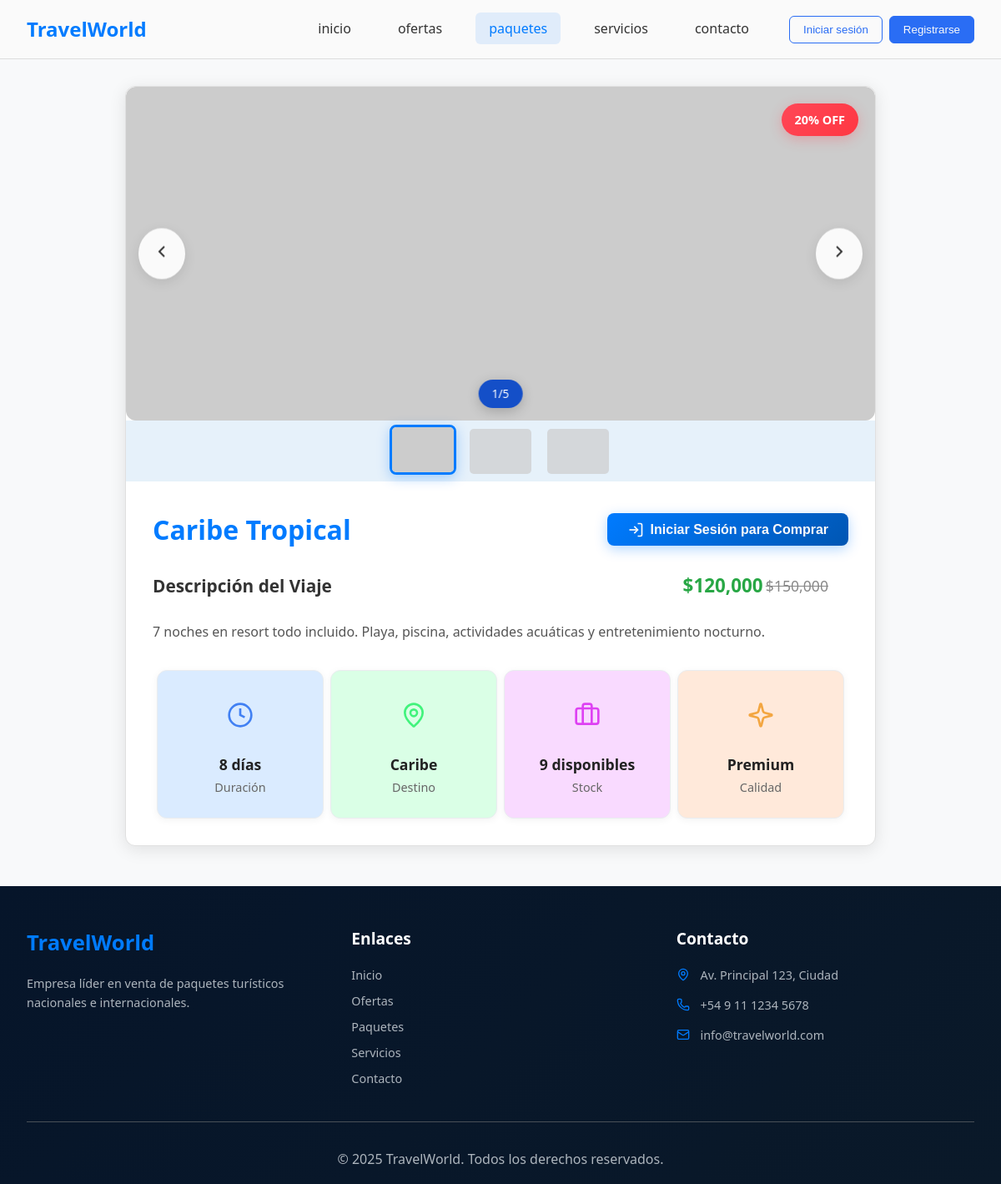
The page /pages/paquete-detail.php?id=6 on the database its author committed.
### tables this page shows
CREATE TABLE `ventas` (
  `ID_Producto` int(11) NOT NULL,
  `imagen` longblob NOT NULL,
  `titulo` varchar(30) NOT NULL,
  `descripcion` longtext NOT NULL,
  `precio` int(11) NOT NULL,
  `stock` int(11) NOT NULL,
  `lugar` varchar(30) NOT NULL,
  `dias` int(11) NOT NULL,
  `descuento` int(11) NOT NULL
);

### model/modelos.php (called while the page is built, shortened)
<?php
include __DIR__ . '/../controller/conexionbd.php';
function obtenerPaquetePorId($id) {
    global $Ruta;
    $consulta = $Ruta->prepare("SELECT * FROM ventas WHERE ID_Producto = ?");
    $consulta->bind_param("i", $id);
    $consulta->execute();
    $resultado = $consulta->get_result();
    return $resultado->fetch_assoc();
}
function puedeComprar() {
    return isset($_SESSION['usuario']) && $_SESSION['rol'] === 'cliente';
}
function esAdmin() {
    return isset($_SESSION['usuario']) && $_SESSION['rol'] === 'admin';
}
?>

### pages/paquete-detail.php (the view, shortened to what this page needs)
<?php
include('../model/modelos.php');
$id = isset($_GET['id']) ? $_GET['id'] : 1;
$paquete = obtenerPaquetePorId($id);
?>
<!DOCTYPE html>
<html lang="es">
  <head>
    <link rel="stylesheet" href="../assets/css/paquetes/paquetes-detail.css" />
  </head>
  <body>
    <header>
      <nav class="navbar">
        <div class="logo">TravelWorld</div>
        <div class="nav-menu" id="navMenu">
          <div class="nav-content">
            <ul class="nav-links">
              <li><a href="../index.php" class="nav-link">inicio</a></li>
              <li><a href="../index.php#promoSection" class="nav-link">ofertas</a></li>
              <li><a href="paquetes.php" class="nav-link active">paquetes</a></li>
              <li><a href="../index.php#servicios" class="nav-link">servicios</a></li>
              <li><a href="../index.php#contacto" class="nav-link">contacto</a></li>
            </ul>
            <div class="nav-buttons">
              <?php if(isset($_SESSION['usuario'])): ?>
                <span>Hola, <?php echo $_SESSION['usuario']; ?></span>
                <?php if($_SESSION['rol'] === 'cliente'): ?>
                  <button class="btn-filled">
                    <a href="cart.php">Carrito</a>
                  </button>
                <?php elseif($_SESSION['rol'] === 'admin'): ?>
                  <button class="btn-filled">
                    <a href="admin-panel.php">Agregar Producto</a>
                  </button>
                <?php endif; ?>
                <button class="btn-outline">
                  <a href="logout.php">Cerrar Sesión</a>
                </button>
              <?php else: ?>
                <button class="btn-outline">
                  <a href="login.php">Iniciar sesión</a>
                </button>
                <button class="btn-filled">
                  <a href="register.php">Registrarse</a>
                </button>
              <?php endif; ?>
            </div>
          </div>
        </div>
      </nav>
    </header>
    <section class="package-detail" id="packageDetail">
      <div class="package-header">
        <?php if($paquete['descuento'] > 0): ?>
          <span class="discount"><?php echo $paquete['descuento']; ?>% OFF</span>
        <?php endif; ?>
        <div class="slider-container">
          <div class="slider" id="imageSlider">
            <button class="slider-arrow prev-arrow" id="prevBtn">
              <svg width="24" height="24" viewBox="0 0 24 24" fill="none" stroke="currentColor" stroke-width="2">
                <polyline points="15,18 9,12 15,6"></polyline>
              </svg>
            </button>
            <div class="slider-track" id="sliderTrack">
              <?php if($paquete['imagen']): ?>
                <img
                  alt="<?php echo htmlspecialchars($paquete['titulo']); ?>"
                  class="slider-image active"
                  data-index="0"
                />
              <?php else: ?>
                <img
                  src="https://images.unsplash.com/photo-1506905925346-21bda4d32df4?w=800&h=400&fit=crop"
                  alt="<?php echo htmlspecialchars($paquete['titulo']); ?>"
                  class="slider-image active"
                  data-index="0"
                />
              <?php endif; ?>
            </div>
            <button class="slider-arrow next-arrow" id="nextBtn">
              <svg width="24" height="24" viewBox="0 0 24 24" fill="none" stroke="currentColor" stroke-width="2">
                <polyline points="9,18 15,12 9,6"></polyline>
              </svg>
            </button>
            <div class="slider-indicator" id="sliderIndicator">
              <span id="currentSlide">1</span>/<span id="totalSlides">3</span>
            </div>
          </div>
          <div class="thumbnails" id="thumbnails">
            <div class="thumb active" data-index="0">
              <?php if($paquete['imagen']): ?>
                <img alt="Thumbnail 1" />
              <?php else: ?>
                <img src="https://images.unsplash.com/photo-1506905925346-21bda4d32df4?w=100&h=60&fit=crop" alt="Thumbnail 1" />
              <?php endif; ?>
            </div>
            <div class="thumb" data-index="1">
              <img src="https://images.unsplash.com/photo-1544551763-46a013bb70d5?w=100&h=60&fit=crop" alt="Thumbnail 2" />
            </div>
            <div class="thumb" data-index="2">
              <img src="https://images.unsplash.com/photo-1571896349842-33c89424de2d?w=100&h=60&fit=crop" alt="Thumbnail 3" />
            </div>
          </div>
        </div>
      </div>
      <div class="package-body">
        <div class="package-title">
          <h2><?php echo htmlspecialchars($paquete['titulo']); ?></h2>
          <div style="display: flex; gap: 1rem;">
            <?php if(esAdmin()): ?>
              <button class="btn-agregar" onclick="window.location.href='edit-product.php?id=<?php echo $paquete['ID_Producto']; ?>'">
                <svg width="20" height="20" viewBox="0 0 24 24" fill="none" stroke="currentColor" stroke-width="2">
                  <path d="M11 4H4a2 2 0 0 0-2 2v14a2 2 0 0 0 2 2h14a2 2 0 0 0 2-2v-7"/>
                  <path d="m18.5 2.5 3 3L12 15l-4 1 1-4 9.5-9.5z"/>
                </svg>
                Editar
              </button>
              <form method="POST" style="display: inline;" onsubmit="return confirm('¿Estás seguro de eliminar este paquete?')">
                <input type="hidden" name="id" value="<?php echo $paquete['ID_Producto']; ?>">
                <input type="hidden" name="eliminar" value="1">
                <button type="submit" class="btn-agregar" style="background: #dc3545;">
                  <svg width="20" height="20" viewBox="0 0 24 24" fill="none" stroke="currentColor" stroke-width="2">
                    <polyline points="3,6 5,6 21,6"/>
                    <path d="m19,6v14a2,2 0 0,1 -2,2H7a2,2 0 0,1 -2,-2V6m3,0V4a2,2 0 0,1 2,-2h4a2,2 0 0,1 2,2v2"/>
                  </svg>
                  Eliminar
                </button>
              </form>
            <?php elseif(!isset($_SESSION['usuario'])): ?>
              <button class="btn-agregar" onclick="window.location.href='login.php'">
                <svg width="20" height="20" viewBox="0 0 24 24" fill="none" stroke="currentColor" stroke-width="2">
                  <path d="M15 3h4a2 2 0 0 1 2 2v14a2 2 0 0 1-2 2h-4"/>
                  <polyline points="10,17 15,12 10,7"/>
                  <line x1="15" y1="12" x2="3" y2="12"/>
                </svg>
                Iniciar Sesión para Comprar
              </button>
            <?php endif; ?>
          </div>
        </div>
        <div class="package-top">
          <div class="description-section">
            <div class="description-title">
              <h3>Descripción del Viaje</h3>
              <div class="price-box">
                <strong>$<?php echo number_format($paquete['precio']); ?></strong>
                <?php if($paquete['descuento'] > 0): ?>
                  <?php $precio_original = $paquete['precio'] / (1 - $paquete['descuento']/100); ?>
                  <span class="original-price">$<?php echo number_format($precio_original); ?></span>
                <?php endif; ?>
              </div>
            </div>
            <p><?php echo htmlspecialchars($paquete['descripcion']); ?></p>
          </div>
        </div>
        <div class="package-icons">
          <div class="icon-box">
            <div class="icon one">
              <svg width="32" height="32" viewBox="0 0 24 24" style="color: #4180f3;" fill="none" stroke="currentColor" stroke-width="2">
                <circle cx="12" cy="12" r="10"></circle>
                <polyline points="12,6 12,12 16,14"></polyline>
              </svg>
            </div>
            <div>
              <strong><?php echo $paquete['dias']; ?> días</strong><br />
              <span>Duración</span>
            </div>
          </div>
          <div class="icon-box">
            <div class="icon two">
              <svg width="32" height="32" viewBox="0 0 24 24" style="color: #41f37c;" fill="none" stroke="currentColor" stroke-width="2">
                <path d="M20 10c0 4.993-5.539 10.193-7.399 11.799a1 1 0 0 1-1.202 0C9.539 20.193 4 14.993 4 10a8 8 0 0 1 16 0"/>
                <circle cx="12" cy="10" r="3"/>
              </svg>
            </div>
            <div>
              <strong><?php echo htmlspecialchars($paquete['lugar']); ?></strong><br />
              <span>Destino</span>
            </div>
          </div>
          <div class="icon-box">
            <div class="icon three">
              <svg width="32" height="32" viewBox="0 0 24 24" fill="none" style="color: #de41f3;" stroke="currentColor" stroke-width="2">
                <path d="M16 20V4a2 2 0 0 0-2-2h-4a2 2 0 0 0-2 2v16"/>
                <rect width="20" height="14" x="2" y="6" rx="2"/>
              </svg>
            </div>
            <div>
              <strong><?php echo $paquete['stock']; ?> disponibles</strong><br />
              <span>Stock</span>
            </div>
          </div>
          <div class="icon-box">
            <div class="icon four">
            </div>
            <div>
              <strong>Premium</strong><br />
              <span>Calidad</span>
            </div>
          </div>
        </div>
      </div>
    </section>
    <footer class="footer">
      <div class="footer-container">
        <div class="footer-brand">
          <h3>TravelWorld</h3>
          <p>Empresa líder en venta de paquetes turísticos nacionales e internacionales.</p>
        </div>
        <div class="footer-links">
          <h4>Enlaces</h4>
          <a href="#">Inicio</a>
          <a href="#">Ofertas</a>
          <a href="#">Paquetes</a>
          <a href="#">Servicios</a>
          <a href="#">Contacto</a>
        </div>
        <div class="footer-contact">
          <h4>Contacto</h4>
          <ul class="contact-content">
            <li class="contact-item">
              <svg xmlns="http://www.w3.org/2000/svg" width="16" height="16" viewBox="0 0 24 24" fill="none" stroke="currentColor" stroke-width="2">
                <path d="M20 10c0 4.993-5.539 10.193-7.399 11.799a1 1 0 0 1-1.202 0C9.539 20.193 4 14.993 4 10a8 8 0 0 1 16 0"/>
                <circle cx="12" cy="10" r="3"/>
              </svg>
              Av. Principal 123, Ciudad
            </li>
            <li class="contact-item">
              +54 9 11 1234 5678
            </li>
            <li class="contact-item">
              <svg xmlns="http://www.w3.org/2000/svg" width="16" height="16" viewBox="0 0 24 24" fill="none" stroke="currentColor" stroke-width="2">
                <path d="m22 7-8.991 5.727a2 2 0 0 1-2.009 0L2 7"/>
                <rect x="2" y="4" width="20" height="16" rx="2"/>
              </svg>
              info@travelworld.com
            </li>
          </ul>
        </div>
      </div>
      <div class="footer-detail">
        <p>&copy; 2025 TravelWorld. Todos los derechos reservados.</p>
      </div>
    </footer>
  </body>
</html>

### rows shown on the page
ventas: descuento "20", titulo "Caribe Tropical", precio "120,000", precio_original "150,000", descripcion "7 noches en resort todo incluido. Playa, piscina, actividades acuáticas y entretenimiento nocturno.", dias "8", lugar "Caribe", stock "9"
